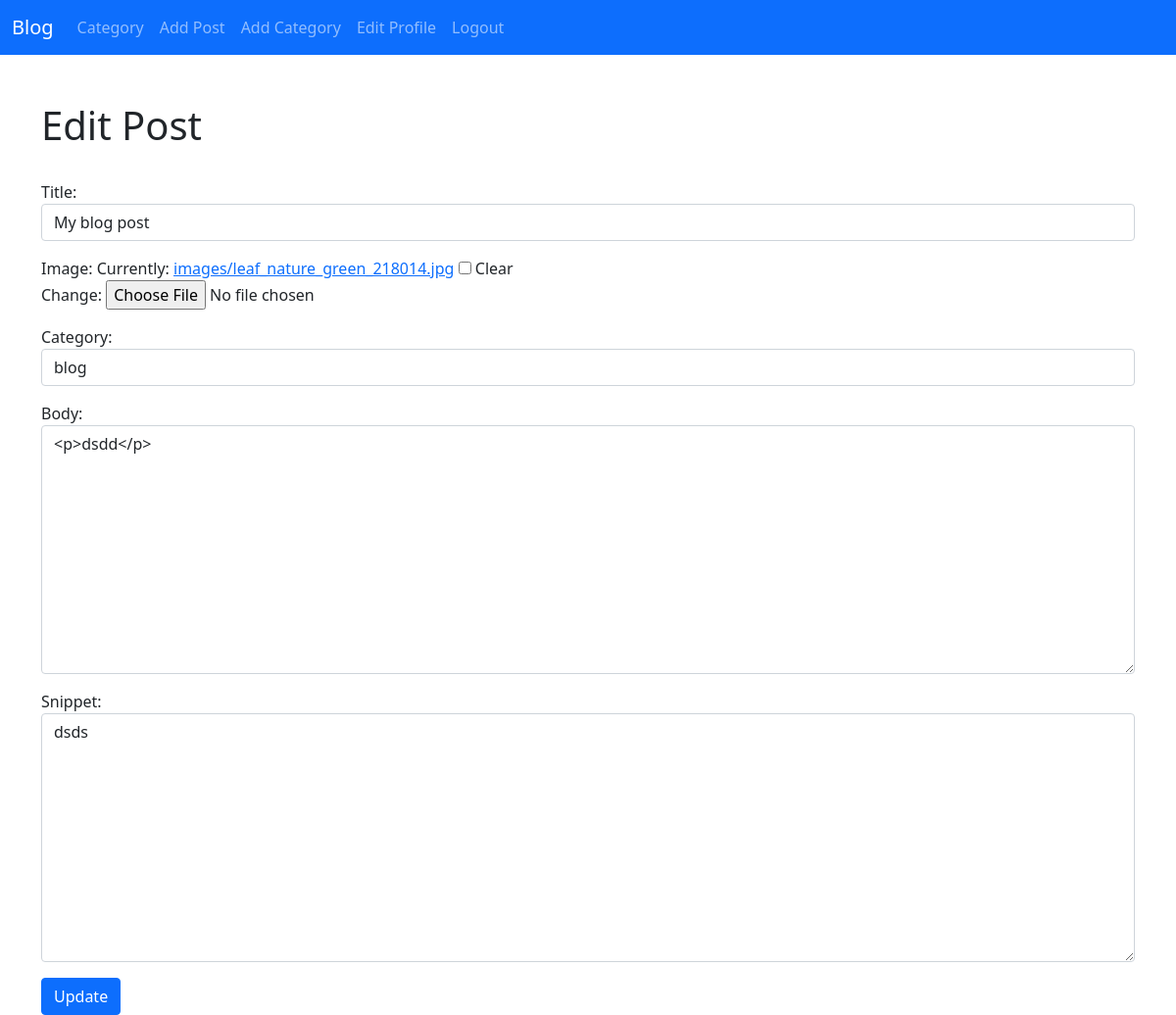
/edit/18 (signed in), run on the app's committed database.
### post/models.py (models this page shows, shortened)
class Post(models.Model):
    title = models.CharField(max_length=255)
    image = models.ImageField(null=True, blank=True, upload_to='images/')
    author = models.ForeignKey(User, on_delete=models.CASCADE)
    body = RichTextField(blank=True, null=True)
    created_at = models.DateTimeField(auto_now_add=True, blank=True)
    category = models.CharField(max_length=255, default='blog')
    snippet = models.CharField(max_length=255)
    likes = models.ManyToManyField(User, related_name='posts')
    class Meta:
        db_table = 'posts'

### post/views.py (the view)
# urls.py: path('edit/<int:pk>', UpdatePostView.as_view(), name='edit_post_view'),
class UpdatePostView(generic.UpdateView):
    model = Post
    form_class = UpdateForm
    template_name = 'update_post.html'

### post/forms.py
class UpdateForm(forms.ModelForm):
    class Meta:
        model = Post
        fields = ('title', 'image', 'category', 'body', 'snippet')
        widgets = {
            'title': forms.TextInput(attrs={'class': 'form-control'}),
            'category': forms.Select(choices=choice_list, attrs={'class': 'form-control'}),
            'body': forms.Textarea(attrs={'class': 'form-control'}),
            'snippet': forms.Textarea(attrs={'class': 'form-control'}),
        }

### post/templates/update_post.html (shortened to what this page needs)
{% extends 'base.html' %}
{% block content %}
{% if user.is_authenticated %}
{% if user.id == post.author.id %}
<h1>Edit Post</h1>
<br>
<div class="form-group">
    <form method="POST" enctype="multipart/form-data">
        {{ form.as_p }}
        <button class="btn btn-primary">Update</button>
    </form>
</div>
{% else %}
You are not allowed for this...
{% endif %}
{% else %}
You are not logged in...
{% endif %}
{% endblock %}

### data on the page
Post: title "My blog post", category "blog", body "<p>dsdd</p>", snippet "dsds"
